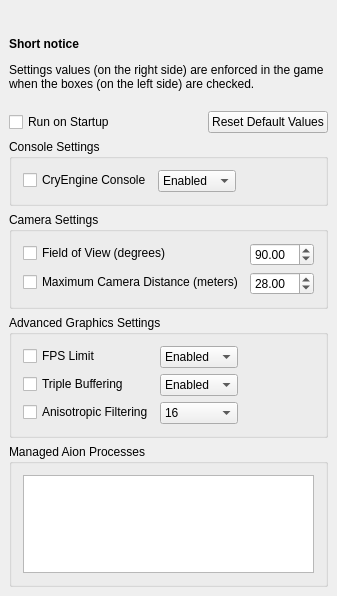
<?xml version="1.0" encoding="UTF-8"?>
<ui version="4.0">
 <class>ShugoConsoleWidget</class>
 <widget class="QWidget" name="ShugoConsoleWidget">
  <property name="geometry">
   <rect>
    <x>0</x>
    <y>0</y>
    <width>323</width>
    <height>596</height>
   </rect>
  </property>
  <property name="windowTitle">
   <string>ShugoConsole</string>
  </property>
  <layout class="QVBoxLayout" name="verticalLayout_2">
   <property name="leftMargin">
    <number>0</number>
   </property>
   <property name="topMargin">
    <number>0</number>
   </property>
   <property name="rightMargin">
    <number>0</number>
   </property>
   <property name="bottomMargin">
    <number>0</number>
   </property>
   <item>
    <widget class="QPushButton" name="pushButton">
     <property name="text">
      <string/>
     </property>
     <property name="icon">
      <iconset resource="ShugoConsole.qrc">
       <normaloff>:/ShugoConsole/banner.png</normaloff>:/ShugoConsole/banner.png</iconset>
     </property>
     <property name="iconSize">
      <size>
       <width>323</width>
       <height>75</height>
      </size>
     </property>
     <property name="flat">
      <bool>true</bool>
     </property>
    </widget>
   </item>
   <item>
    <layout class="QVBoxLayout" name="mainLayout">
     <property name="leftMargin">
      <number>9</number>
     </property>
     <property name="topMargin">
      <number>9</number>
     </property>
     <property name="rightMargin">
      <number>9</number>
     </property>
     <property name="bottomMargin">
      <number>9</number>
     </property>
     <item>
      <widget class="QLabel" name="helpLabel">
       <property name="locale">
        <locale language="French" country="France"/>
       </property>
       <property name="text">
        <string>&lt;html&gt;&lt;head/&gt;&lt;body&gt;&lt;p&gt;&lt;span style=&quot; font-weight:600;&quot;&gt;Short notice&lt;/span&gt;&lt;/p&gt;&lt;p&gt;Settings values (on the right side) are enforced in the game when the boxes (on the left side) are checked.&lt;br/&gt;&lt;/p&gt;&lt;/body&gt;&lt;/html&gt;</string>
       </property>
       <property name="textFormat">
        <enum>Qt::RichText</enum>
       </property>
       <property name="scaledContents">
        <bool>true</bool>
       </property>
       <property name="wordWrap">
        <bool>true</bool>
       </property>
      </widget>
     </item>
     <item>
      <layout class="QHBoxLayout" name="defaultsLayout">
       <item>
        <widget class="QCheckBox" name="runOnStartupCheck">
         <property name="text">
          <string>Run on Startup</string>
         </property>
        </widget>
       </item>
       <item>
        <spacer name="defaultsSpacer">
         <property name="orientation">
          <enum>Qt::Horizontal</enum>
         </property>
         <property name="sizeHint" stdset="0">
          <size>
           <width>40</width>
           <height>20</height>
          </size>
         </property>
        </spacer>
       </item>
       <item>
        <widget class="QPushButton" name="resetDefaultsButton">
         <property name="text">
          <string>Reset Default Values</string>
         </property>
        </widget>
       </item>
      </layout>
     </item>
     <item>
      <widget class="QGroupBox" name="consoleSettingsGroupBox">
       <property name="title">
        <string>Console Settings</string>
       </property>
       <property name="flat">
        <bool>true</bool>
       </property>
       <property name="checkable">
        <bool>false</bool>
       </property>
       <layout class="QHBoxLayout" name="horizontalLayout_3">
        <item>
         <layout class="QFormLayout" name="consoleSettingsLayout">
          <item row="0" column="0">
           <widget class="QCheckBox" name="consoleCheck">
            <property name="text">
             <string>CryEngine Console</string>
            </property>
           </widget>
          </item>
          <item row="0" column="1">
           <widget class="QComboBox" name="consoleCombo">
            <item>
             <property name="text">
              <string>Enabled</string>
             </property>
            </item>
            <item>
             <property name="text">
              <string>Disabled</string>
             </property>
            </item>
           </widget>
          </item>
         </layout>
        </item>
        <item>
         <spacer name="consoleSettingsSpacer">
          <property name="orientation">
           <enum>Qt::Horizontal</enum>
          </property>
          <property name="sizeHint" stdset="0">
           <size>
            <width>71</width>
            <height>20</height>
           </size>
          </property>
         </spacer>
        </item>
       </layout>
      </widget>
     </item>
     <item>
      <widget class="QGroupBox" name="cameraSettingsGroupBox">
       <property name="title">
        <string>Camera Settings</string>
       </property>
       <property name="flat">
        <bool>true</bool>
       </property>
       <layout class="QHBoxLayout" name="horizontalLayout_4">
        <item>
         <layout class="QFormLayout" name="cameraSettingsLayout">
          <item row="0" column="0">
           <widget class="QCheckBox" name="fovCheck">
            <property name="text">
             <string>Field of View (degrees)</string>
            </property>
           </widget>
          </item>
          <item row="0" column="1">
           <widget class="QDoubleSpinBox" name="fovSpinBox">
            <property name="locale">
             <locale language="English" country="UnitedStates"/>
            </property>
            <property name="minimum">
             <double>60.000000000000000</double>
            </property>
            <property name="maximum">
             <double>170.000000000000000</double>
            </property>
            <property name="value">
             <double>90.000000000000000</double>
            </property>
           </widget>
          </item>
          <item row="1" column="0">
           <widget class="QCheckBox" name="cammaxCheck">
            <property name="text">
             <string>Maximum Camera Distance (meters)</string>
            </property>
           </widget>
          </item>
          <item row="1" column="1">
           <widget class="QDoubleSpinBox" name="cammaxSpinBox">
            <property name="locale">
             <locale language="English" country="UnitedStates"/>
            </property>
            <property name="minimum">
             <double>5.000000000000000</double>
            </property>
            <property name="maximum">
             <double>50.000000000000000</double>
            </property>
            <property name="value">
             <double>28.000000000000000</double>
            </property>
           </widget>
          </item>
         </layout>
        </item>
        <item>
         <spacer name="cameraSettingsSpacer">
          <property name="orientation">
           <enum>Qt::Horizontal</enum>
          </property>
          <property name="sizeHint" stdset="0">
           <size>
            <width>0</width>
            <height>20</height>
           </size>
          </property>
         </spacer>
        </item>
       </layout>
      </widget>
     </item>
     <item>
      <widget class="QGroupBox" name="advancedSettingsGroupBox">
       <property name="title">
        <string>Advanced Graphics Settings</string>
       </property>
       <property name="flat">
        <bool>true</bool>
       </property>
       <layout class="QHBoxLayout" name="horizontalLayout_5">
        <item>
         <layout class="QFormLayout" name="advancedSettingsLayout">
          <property name="fieldGrowthPolicy">
           <enum>QFormLayout::AllNonFixedFieldsGrow</enum>
          </property>
          <item row="1" column="0">
           <widget class="QCheckBox" name="tripleBufferingCheck">
            <property name="text">
             <string>Triple Buffering</string>
            </property>
           </widget>
          </item>
          <item row="1" column="1">
           <widget class="QComboBox" name="tripleBufferingCombo">
            <item>
             <property name="text">
              <string>Enabled</string>
             </property>
            </item>
            <item>
             <property name="text">
              <string>Disabled</string>
             </property>
            </item>
           </widget>
          </item>
          <item row="2" column="0">
           <widget class="QCheckBox" name="anisotropicCheck">
            <property name="text">
             <string>Anisotropic Filtering</string>
            </property>
           </widget>
          </item>
          <item row="2" column="1">
           <widget class="QComboBox" name="anisotropicCombo">
            <item>
             <property name="text">
              <string>16</string>
             </property>
            </item>
            <item>
             <property name="text">
              <string>8</string>
             </property>
            </item>
            <item>
             <property name="text">
              <string>4</string>
             </property>
            </item>
            <item>
             <property name="text">
              <string>2</string>
             </property>
            </item>
            <item>
             <property name="text">
              <string>1</string>
             </property>
            </item>
           </widget>
          </item>
          <item row="0" column="0">
           <widget class="QCheckBox" name="maxfpsCheck">
            <property name="text">
             <string>FPS Limit</string>
            </property>
           </widget>
          </item>
          <item row="0" column="1">
           <widget class="QComboBox" name="maxfpsCombo">
            <item>
             <property name="text">
              <string>Enabled</string>
             </property>
            </item>
            <item>
             <property name="text">
              <string>Disabled</string>
             </property>
            </item>
           </widget>
          </item>
         </layout>
        </item>
        <item>
         <spacer name="advancedSettingsSpacer">
          <property name="orientation">
           <enum>Qt::Horizontal</enum>
          </property>
          <property name="sizeHint" stdset="0">
           <size>
            <width>67</width>
            <height>20</height>
           </size>
          </property>
         </spacer>
        </item>
       </layout>
      </widget>
     </item>
     <item>
      <widget class="QGroupBox" name="processesGroupBox">
       <property name="sizePolicy">
        <sizepolicy hsizetype="Preferred" vsizetype="Expanding">
         <horstretch>0</horstretch>
         <verstretch>1</verstretch>
        </sizepolicy>
       </property>
       <property name="title">
        <string>Managed Aion Processes</string>
       </property>
       <property name="flat">
        <bool>true</bool>
       </property>
       <layout class="QHBoxLayout" name="horizontalLayout">
        <item>
         <widget class="QListView" name="processesView"/>
        </item>
       </layout>
      </widget>
     </item>
    </layout>
   </item>
  </layout>
 </widget>
 <layoutdefault spacing="6" margin="11"/>
 <resources>
  <include location="ShugoConsole.qrc"/>
 </resources>
 <connections/>
</ui>
